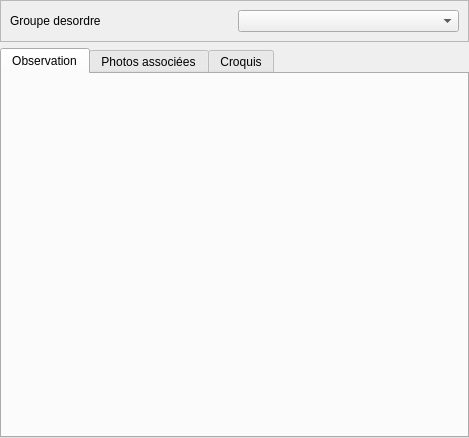
<?xml version="1.0" encoding="UTF-8"?>
<ui version="4.0">
 <class>Form</class>
 <widget class="QWidget" name="Form">
  <property name="geometry">
   <rect>
    <x>0</x>
    <y>0</y>
    <width>469</width>
    <height>438</height>
   </rect>
  </property>
  <property name="windowTitle">
   <string>Form</string>
  </property>
  <layout class="QVBoxLayout" name="verticalLayout_2">
   <property name="margin">
    <number>0</number>
   </property>
   <item>
    <widget class="QFrame" name="frame_2">
     <property name="frameShape">
      <enum>QFrame::StyledPanel</enum>
     </property>
     <property name="frameShadow">
      <enum>QFrame::Raised</enum>
     </property>
     <layout class="QGridLayout" name="gridLayout_2">
      <item row="0" column="0">
       <widget class="QLabel" name="label">
        <property name="text">
         <string>Groupe desordre</string>
        </property>
       </widget>
      </item>
      <item row="0" column="1">
       <widget class="QComboBox" name="comboBox_groupedesordre"/>
      </item>
     </layout>
    </widget>
   </item>
   <item>
    <widget class="QTabWidget" name="tabWidget">
     <property name="currentIndex">
      <number>0</number>
     </property>
     <widget class="QWidget" name="tab">
      <attribute name="title">
       <string>Observation</string>
      </attribute>
      <layout class="QGridLayout" name="gridLayout" columnstretch="0">
       <property name="margin">
        <number>3</number>
       </property>
      </layout>
     </widget>
     <widget class="QWidget" name="tab_2">
      <attribute name="title">
       <string>Photos associées</string>
      </attribute>
      <layout class="QVBoxLayout" name="verticalLayout_3">
       <property name="margin">
        <number>3</number>
       </property>
      </layout>
     </widget>
     <widget class="QWidget" name="tab_3">
      <attribute name="title">
       <string>Croquis</string>
      </attribute>
      <layout class="QVBoxLayout" name="verticalLayout_4">
       <property name="margin">
        <number>3</number>
       </property>
      </layout>
     </widget>
    </widget>
   </item>
  </layout>
 </widget>
 <resources/>
 <connections/>
</ui>
